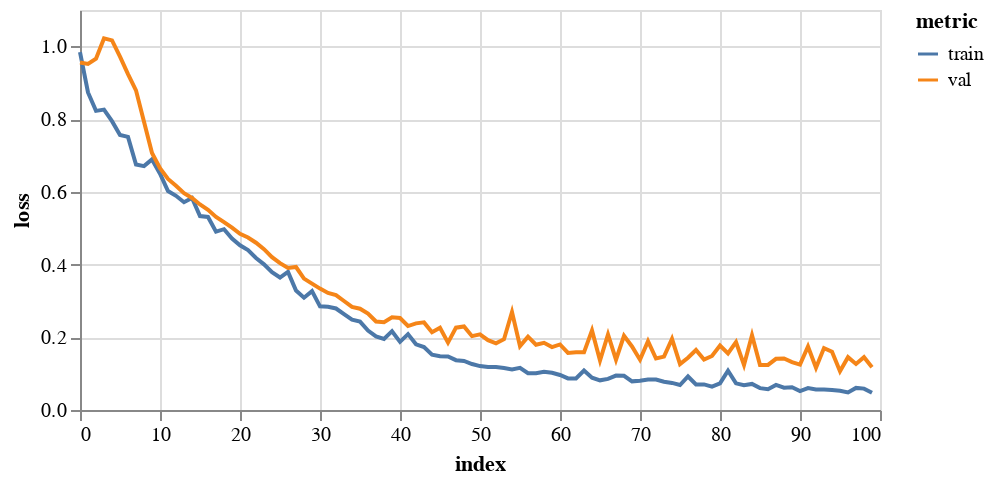

Notebook source saved alongside this figure:
### Markdown cell above
## 3. Train a GCN

### Code cell
gcn = FeaStNet()
history = gcn.trainModel(trainData, valData, 
                     epochs=100, 
                     batch_size=256, 
                     flatten=True, 
                     logTrans=False, 
                     ssTrans=True, 
                     saveDir='./results/gcn01/')

plotHistory(history)

### Figure 1 — Vega-Lite specification as saved in the notebook (floating-point values rounded to 4 significant figures)
{"config": {"view": {"continuousWidth": 400, "continuousHeight": 300}}, "data": {"name": "data-644344ff3aaf5ce24c271f7cd54b7954"}, "mark": "line", "encoding": {"color": {"type": "nominal", "field": "metric"}, "tooltip": [{"type": "quantitative", "field": "epoch"}, {"type": "quantitative", "field": "value"}], "x": {"type": "quantitative", "field": "index"}, "y": {"type": "quantitative", "axis": {"title": "loss"}, "field": "value"}}, "height": 200, "transform": [{"fold": ["train", "val"], "as": ["metric", "value"]}], "width": 400, "$schema": "https://vega.github.io/schema/vega-lite/v4.8.1.json", "datasets": {"data-644344ff3aaf5ce24c271f7cd54b7954": [{"index": 0, "train": 0.984, "val": 0.9558}, {"index": 1, "train": 0.8733, "val": 0.9519}, {"index": 2, "train": 0.8226, "val": 0.9662}, {"index": 3, "train": 0.8261, "val": 1.022}, {"index": 4, "train": 0.7944, "val": 1.016}, {"index": 5, "train": 0.7565, "val": 0.9716}, {"index": 6, "train": 0.7511, "val": 0.9238}, {"index": 7, "train": 0.6752, "val": 0.8791}, {"index": 8, "train": 0.6706, "val": 0.793}, {"index": 9, "train": 0.6891, "val": 0.7067}, {"index": 10, "train": 0.6498, "val": 0.6647}, {"index": 11, "train": 0.6021, "val": 0.6354}, {"index": 12, "train": 0.5891, "val": 0.6168}, {"index": 13, "train": 0.5714, "val": 0.5961}, {"index": 14, "train": 0.5828, "val": 0.5831}, {"index": 15, "train": 0.5332, "val": 0.5653}, {"index": 16, "train": 0.5308, "val": 0.5504}, {"index": 17, "train": 0.4904, "val": 0.531}, {"index": 18, "train": 0.4972, "val": 0.5167}, {"index": 19, "train": 0.4716, "val": 0.5015}, {"index": 20, "train": 0.453, "val": 0.4846}, {"index": 21, "train": 0.4396, "val": 0.4745}, {"index": 22, "train": 0.418, "val": 0.46}, {"index": 23, "train": 0.4005, "val": 0.4423}, {"index": 24, "train": 0.3788, "val": 0.4204}, {"index": 25, "train": 0.3643, "val": 0.404}, {"index": 26, "train": 0.3799, "val": 0.3906}, {"index": 27, "train": 0.3285, "val": 0.3933}, {"index": 28, "train": 0.3088, "val": 0.3614}, {"index": 29, "train": 0.3268, "val": 0.3476}, {"index": 30, "train": 0.285, "val": 0.3338}, {"index": 31, "train": 0.2837, "val": 0.3219}, {"index": 32, "train": 0.2791, "val": 0.3161}, {"index": 33, "train": 0.2637, "val": 0.2998}, {"index": 34, "train": 0.2485, "val": 0.2837}, {"index": 35, "train": 0.243, "val": 0.2786}, {"index": 36, "train": 0.2186, "val": 0.265}, {"index": 37, "train": 0.2025, "val": 0.2433}, {"index": 38, "train": 0.1956, "val": 0.2417}, {"index": 39, "train": 0.2167, "val": 0.2549}, {"index": 40, "train": 0.1874, "val": 0.2529}, {"index": 41, "train": 0.2087, "val": 0.2309}, {"index": 42, "train": 0.1807, "val": 0.2382}, {"index": 43, "train": 0.1732, "val": 0.2409}, {"index": 44, "train": 0.1523, "val": 0.2138}, {"index": 45, "train": 0.1481, "val": 0.2261}, {"index": 46, "train": 0.1471, "val": 0.1853}, {"index": 47, "train": 0.137, "val": 0.2264}, {"index": 48, "train": 0.1348, "val": 0.2298}, {"index": 49, "train": 0.1265, "val": 0.2031}, {"index": 50, "train": 0.1208, "val": 0.208}, {"index": 51, "train": 0.1181, "val": 0.1919}, {"index": 52, "train": 0.118, "val": 0.1833}, {"index": 53, "train": 0.1155, "val": 0.1946}, {"index": 54, "train": 0.1117, "val": 0.2696}, {"index": 55, "train": 0.116, "val": 0.1757}, {"index": 56, "train": 0.1011, "val": 0.2017}, {"index": 57, "train": 0.1013, "val": 0.1795}, {"index": 58, "train": 0.1054, "val": 0.1847}, {"index": 59, "train": 0.1022, "val": 0.1732}, {"index": 60, "train": 0.09628, "val": 0.1803}, {"index": 61, "train": 0.08696, "val": 0.1568}, {"index": 62, "train": 0.08695, "val": 0.1587}, {"index": 63, "train": 0.1087, "val": 0.1586}, {"index": 64, "train": 0.08883, "val": 0.2189}, {"index": 65, "train": 0.08158, "val": 0.1362}, {"index": 66, "train": 0.08566, "val": 0.208}, {"index": 67, "train": 0.09465, "val": 0.1383}, {"index": 68, "train": 0.09393, "val": 0.204}, {"index": 69, "train": 0.07878, "val": 0.1747}, {"index": 70, "train": 0.08045, "val": 0.1382}, {"index": 71, "train": 0.08383, "val": 0.1893}, {"index": 72, "train": 0.08355, "val": 0.1416}, {"index": 73, "train": 0.07781, "val": 0.1468}, {"index": 74, "train": 0.07448, "val": 0.1956}, {"index": 75, "train": 0.06868, "val": 0.126}, {"index": 76, "train": 0.09216, "val": 0.1438}, {"index": 77, "train": 0.07046, "val": 0.1649}, {"index": 78, "train": 0.07039, "val": 0.139}, {"index": 79, "train": 0.06422, "val": 0.1486}, {"index": 80, "train": 0.07325, "val": 0.1775}, {"index": 81, "train": 0.1081, "val": 0.1554}, {"index": 82, "train": 0.07323, "val": 0.1865}, {"index": 83, "train": 0.0679, "val": 0.1238}, {"index": 84, "train": 0.07174, "val": 0.2059}, {"index": 85, "train": 0.06019, "val": 0.1238}, {"index": 86, "train": 0.05717, "val": 0.124}, {"index": 87, "train": 0.06904, "val": 0.1408}, {"index": 88, "train": 0.06132, "val": 0.1417}, {"index": 89, "train": 0.06252, "val": 0.1317}, {"index": 90, "train": 0.05215, "val": 0.1248}, {"index": 91, "train": 0.06025, "val": 0.1745}, {"index": 92, "train": 0.05649, "val": 0.1161}, {"index": 93, "train": 0.05607, "val": 0.1702}, {"index": 94, "train": 0.05485, "val": 0.1605}, {"index": 95, "train": 0.05276, "val": 0.1067}, {"index": 96, "train": 0.04846, "val": 0.1453}, {"index": 97, "train": 0.06076, "val": 0.1265}, {"index": 98, "train": 0.05877, "val": 0.1452}, {"index": 99, "train": 0.04737, "val": 0.1177}]}}
